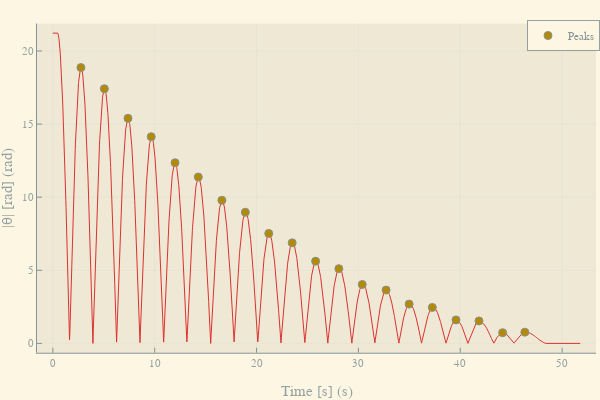

This figure's notebook cell:
### Markdown cell above
#### Data 3

### Code cell
data3[!,2] = abs.(data3[!,2])

peaks = findmaxima(data3[!,2])
peaks = peaks[1][peaks[2] .< 20 .&& peaks[2].> .1]

plot(data3[!,1], abs.(data3[!,2]),
	xlabel = "Time [s]",
	ylab = "|θ| [rad]",
	labels = :none)
scatter!(data3[peaks,1],data3[peaks,2],
labels = "Peaks")

### Figure 1 — Plotly figure (JSON) as saved in the notebook; plotly's stock layout.template omitted (floating-point values rounded to 4 significant figures; data arrays with more than 128 entries replaced by an {"elided": "..."} marker saying what was removed)
{"data": [{"colorbar": {"title": ""}, "legendgroup": "", "line": {"color": "rgba(220, 50, 47, 1.000)", "dash": "solid", "shape": "linear", "width": 1}, "mode": "lines", "name": "", "showlegend": false, "type": "scatter", "x": {"elided": "2590 float values"}, "xaxis": "x", "y": {"elided": "2590 float values"}, "yaxis": "y", "zmax": null, "zmin": null}, {"colorbar": {"title": ""}, "legendgroup": "Peaks", "marker": {"color": "rgba(181, 137, 0, 1.000)", "line": {"color": "rgba(131, 148, 150, 1.000)", "width": 1}, "size": 8, "symbol": "circle"}, "mode": "markers", "name": "Peaks", "showlegend": true, "type": "scatter", "x": [2.76, 5.06, 7.38, 9.66, 12, 14.28, 16.6, 18.9, 21.2, 23.5, 25.8, 28.08, 30.38, 32.72, 34.98, 37.26, 39.58, 41.84, 44.16, 46.34], "xaxis": "x", "y": [18.87, 17.42, 15.39, 14.14, 12.36, 11.38, 9.791, 8.971, 7.522, 6.877, 5.62, 5.114, 4.032, 3.648, 2.688, 2.461, 1.606, 1.536, 0.733, 0.7679], "yaxis": "y", "zmax": null, "zmin": null}], "layout": {"annotations": [], "height": 400, "legend": {"bgcolor": "rgba(253, 246, 227, 1.000)", "bordercolor": "rgba(147, 161, 161, 1.000)", "borderwidth": 1, "font": {"color": "rgba(131, 148, 150, 1.000)", "family": "sans-serif", "size": 11}, "title": {"font": {"color": "rgba(131, 148, 150, 1.000)", "family": "sans-serif", "size": 15}, "text": ""}, "tracegroupgap": 0, "traceorder": "normal", "x": 1, "xanchor": "auto", "y": 1, "yanchor": "auto"}, "margin": {"b": 20, "l": 0, "r": 0, "t": 20}, "paper_bgcolor": "rgba(253, 246, 227, 1.000)", "plot_bgcolor": "rgba(238, 232, 213, 1.000)", "showlegend": true, "width": 600, "xaxis": {"anchor": "y", "domain": [0.06165, 0.9934], "gridcolor": "rgba(131, 148, 150, 0.100)", "gridwidth": 0.5, "linecolor": "rgba(131, 148, 150, 1.000)", "mirror": false, "range": [-1.553, 53.33], "showgrid": true, "showline": true, "showticklabels": true, "tickangle": 0, "tickcolor": "rgb(131, 148, 150)", "tickfont": {"color": "rgba(147, 161, 161, 1.000)", "family": "sans-serif", "size": 11}, "tickmode": "array", "ticks": "inside", "ticktext": ["0", "10", "20", "30", "40", "50"], "tickvals": [0, 10, 20, 30, 40, 50], "title": "Time [s] (s)", "titlefont": {"color": "rgba(147, 161, 161, 1.000)", "family": "sans-serif", "size": 15}, "type": "-", "visible": true, "zeroline": false, "zerolinecolor": "rgba(131, 148, 150, 1.000)"}, "yaxis": {"anchor": "x", "domain": [0.07581, 0.9902], "gridcolor": "rgba(131, 148, 150, 0.100)", "gridwidth": 0.5, "linecolor": "rgba(131, 148, 150, 1.000)", "mirror": false, "range": [-0.6372, 21.88], "showgrid": true, "showline": true, "showticklabels": true, "tickangle": 0, "tickcolor": "rgb(131, 148, 150)", "tickfont": {"color": "rgba(147, 161, 161, 1.000)", "family": "sans-serif", "size": 11}, "tickmode": "array", "ticks": "inside", "ticktext": ["0", "5", "10", "15", "20"], "tickvals": [0, 5, 10, 15, 20], "title": "|θ| [rad] (rad)", "titlefont": {"color": "rgba(147, 161, 161, 1.000)", "family": "sans-serif", "size": 15}, "type": "-", "visible": true, "zeroline": false, "zerolinecolor": "rgba(131, 148, 150, 1.000)"}}}
